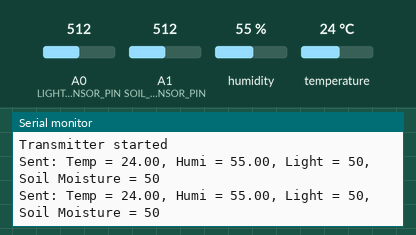
The sketch below on a simulated Arduino Uno, built with avr-gcc and run on an emulated ATmega328P. Parts: the last lines printed to the serial monitor. The inputs (shaded band) are chosen by the test bench; at power-on: humidity 55 %, A0 (LIGHT_SENSOR_PIN) = 512, A1 (SOIL_MOISTURE_SENSOR_PIN) = 512, temperature 24 °C. No radio packets arrive unless stated.

Above: at 2.8 s.
2.9 s: humidity set to 22 %
At 5.2 s:
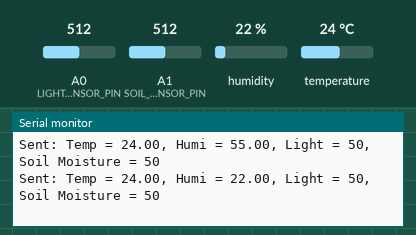
5.6 s: A0 (LIGHT_SENSOR_PIN) set to 716
At 7.1 s:
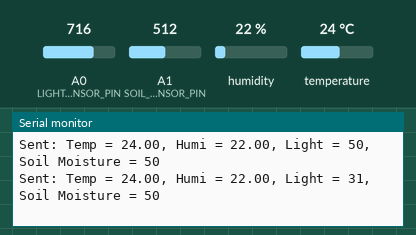
8.3 s: A1 (SOIL_MOISTURE_SENSOR_PIN) set to 716
At 10.7 s:
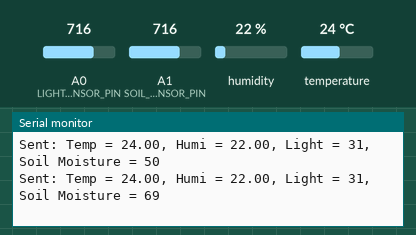
11.0 s: temperature set to 12 °C
At 12.6 s:
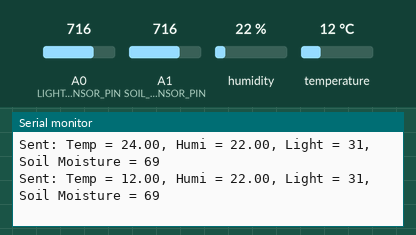
13.7 s: A0 (LIGHT_SENSOR_PIN) set to 992
At 14.4 s:
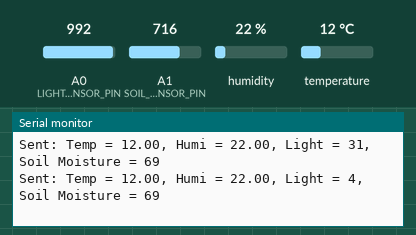
16.4 s: A1 (SOIL_MOISTURE_SENSOR_PIN) set to 992
At 19.3 s:
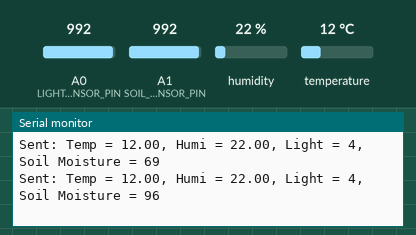
Timing chart, 0 to 20.1 s (numbered marks = the images above; inputs shaded):
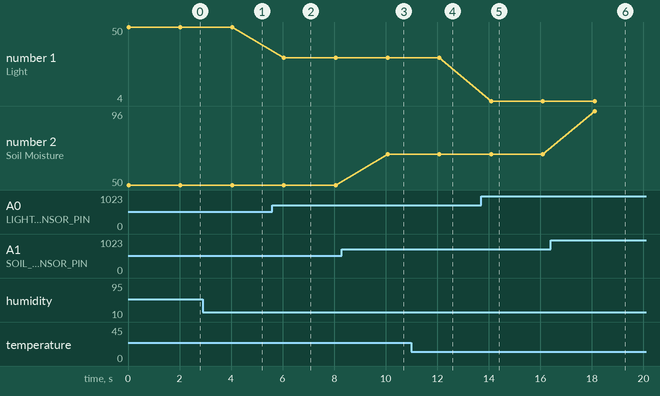

Measured:
- after the input at 2.9 s, the serial monitor: prints a new line after 1.1 s (image 1)
- after the input at 5.6 s, the serial monitor: prints a new line after 0.45 s (image 2)
- after the input at 8.3 s, the serial monitor: prints a new line after 1.8 s (image 3)
- after the input at 11.0 s, the serial monitor: prints a new line after 1.1 s (image 4)
- after the input at 13.7 s, the serial monitor: prints a new line after 0.39 s (image 5)
- after the input at 16.4 s, the serial monitor: prints a new line after 1.7 s (image 6)
- plotted number 1: 50 → 31 after the input at 5.6 s, 31 → 4 after the input at 13.7 s
- plotted number 2: 50 → 69 after the input at 8.3 s, 69 → 96 after the input at 16.4 s

The sketch:

NRFL01_R3_Test_Sender.ino
```cpp
#include <SPI.h>
#include <nRF24L01.h>
#include <RF24.h>
#include <DHT.h>

#define CE_PIN 9
#define CSN_PIN 10
#define DHTPIN 7
#define DHTTYPE DHT22

#define LIGHT_SENSOR_PIN A0
#define SOIL_MOISTURE_SENSOR_PIN A1

RF24 radio(CE_PIN, CSN_PIN);
DHT dht(DHTPIN, DHTTYPE);
const byte address[6] = "00001";

struct SensorData {
  float temperature;
  float humidity;
  uint16_t light;           // Use uint16_t for light and soil moisture to ensure correct data size
  uint16_t soil_moisture;   // Use uint16_t for light and soil moisture to ensure correct data size
  uint8_t padding[2];       // Add padding to align the structure
};

void setup() {
  Serial.begin(9600);
  dht.begin();

  if (!radio.begin()) {
    Serial.println("nRF24L01 initialization failed!");
    while (1); // Initialization failed, halt
  }

  radio.openWritingPipe(address);
  radio.setPALevel(RF24_PA_LOW);
  radio.setDataRate(RF24_250KBPS);
  radio.setChannel(76);
  radio.stopListening();

  Serial.println("Transmitter started");
}

void loop() {
  SensorData data;
  data.temperature = dht.readTemperature();
  data.humidity = dht.readHumidity();

  int lightLevel = analogRead(LIGHT_SENSOR_PIN);
  int soilMoistureLevel = analogRead(SOIL_MOISTURE_SENSOR_PIN);

  // 센서 데이터 변환 (예: 0-1023 범위를 0-100% 범위로 변환)
  data.light = map(lightLevel, 0, 1023, 100, 0);
  data.soil_moisture = map(soilMoistureLevel, 0, 1023, 0, 100);

  // Adding padding to avoid structure alignment issues
  data.padding[0] = 0;
  data.padding[1] = 0;

  if (isnan(data.temperature) || isnan(data.humidity)) {
    Serial.println("Failed to read from DHT sensor!");
    return;
  }

  if (radio.write(&data, sizeof(data))) {
    Serial.print("Sent: Temp = ");
    Serial.print(data.temperature);
    Serial.print(", Humi = ");
    Serial.print(data.humidity);
    Serial.print(", Light = ");
    Serial.print(data.light);
    Serial.print(", Soil Moisture = ");
    Serial.println(data.soil_moisture);
  } else {
    Serial.println("Send failed");
  }
  delay(2000); // Adjust the delay as needed
}
```
